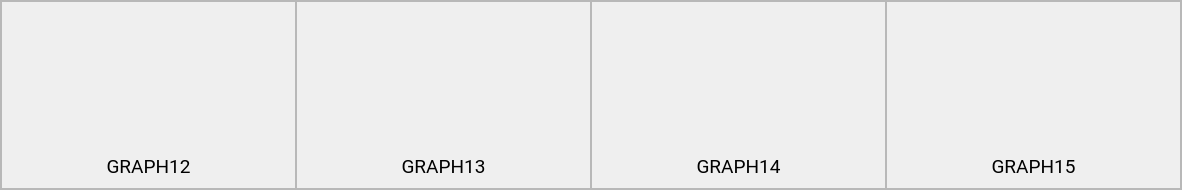
          <widget class="QFrame" name="PlotLv_4">
           <property name="minimumSize">
            <size>
             <width>1182</width>
             <height>190</height>
            </size>
           </property>
           <property name="frameShape">
            <enum>QFrame::StyledPanel</enum>
           </property>
           <property name="frameShadow">
            <enum>QFrame::Raised</enum>
           </property>
           <layout class="QHBoxLayout" name="horizontalLayout_8">
            <property name="spacing">
             <number>0</number>
            </property>
            <property name="leftMargin">
             <number>0</number>
            </property>
            <property name="topMargin">
             <number>0</number>
            </property>
            <property name="rightMargin">
             <number>0</number>
            </property>
            <property name="bottomMargin">
             <number>0</number>
            </property>
            <item>
             <widget class="QFrame" name="Graph_12">
              <property name="frameShape">
               <enum>QFrame::StyledPanel</enum>
              </property>
              <property name="frameShadow">
               <enum>QFrame::Raised</enum>
              </property>
              <layout class="QVBoxLayout" name="verticalLayout_19">
               <property name="spacing">
                <number>0</number>
               </property>
               <property name="leftMargin">
                <number>12</number>
               </property>
               <property name="topMargin">
                <number>12</number>
               </property>
               <property name="rightMargin">
                <number>12</number>
               </property>
               <property name="bottomMargin">
                <number>12</number>
               </property>
               <item>
                <widget class="PlotWidget" name="plot_12" native="true">
                 <property name="minimumSize">
                  <size>
                   <width>0</width>
                   <height>0</height>
                  </size>
                 </property>
                 <property name="styleSheet">
                  <string notr="true">background-color: none;</string>
                 </property>
                </widget>
               </item>
               <item>
                <widget class="QLabel" name="lbgraph_12">
                 <property name="minimumSize">
                  <size>
                   <width>0</width>
                   <height>20</height>
                  </size>
                 </property>
                 <property name="maximumSize">
                  <size>
                   <width>16777215</width>
                   <height>20</height>
                  </size>
                 </property>
                 <property name="font">
                  <font>
                   <family>Roboto</family>
                   <pointsize>14</pointsize>
                   <weight>50</weight>
                   <italic>false</italic>
                   <bold>false</bold>
                  </font>
                 </property>
                 <property name="text">
                  <string>GRAPH12</string>
                 </property>
                 <property name="alignment">
                  <set>Qt::AlignCenter</set>
                 </property>
                </widget>
               </item>
              </layout>
             </widget>
            </item>
            <item>
             <widget class="QFrame" name="Graph_13">
              <property name="frameShape">
               <enum>QFrame::StyledPanel</enum>
              </property>
              <property name="frameShadow">
               <enum>QFrame::Raised</enum>
              </property>
              <layout class="QVBoxLayout" name="verticalLayout_16">
               <property name="spacing">
                <number>0</number>
               </property>
               <property name="leftMargin">
                <number>12</number>
               </property>
               <property name="topMargin">
                <number>12</number>
               </property>
               <property name="rightMargin">
                <number>12</number>
               </property>
               <property name="bottomMargin">
                <number>12</number>
               </property>
               <item>
                <widget class="PlotWidget" name="plot_13" native="true">
                 <property name="minimumSize">
                  <size>
                   <width>0</width>
                   <height>0</height>
                  </size>
                 </property>
                 <property name="styleSheet">
                  <string notr="true">background-color: none;</string>
                 </property>
                </widget>
               </item>
               <item>
                <widget class="QLabel" name="lbgraph_13">
                 <property name="minimumSize">
                  <size>
                   <width>0</width>
                   <height>20</height>
                  </size>
                 </property>
                 <property name="maximumSize">
                  <size>
                   <width>16777215</width>
                   <height>20</height>
                  </size>
                 </property>
                 <property name="font">
                  <font>
                   <family>Roboto</family>
                   <pointsize>14</pointsize>
                   <weight>50</weight>
                   <italic>false</italic>
                   <bold>false</bold>
                  </font>
                 </property>
                 <property name="text">
                  <string>GRAPH13</string>
                 </property>
                 <property name="alignment">
                  <set>Qt::AlignCenter</set>
                 </property>
                </widget>
               </item>
              </layout>
             </widget>
            </item>
            <item>
             <widget class="QFrame" name="Graph_14">
              <property name="frameShape">
               <enum>QFrame::StyledPanel</enum>
              </property>
              <property name="frameShadow">
               <enum>QFrame::Raised</enum>
              </property>
              <layout class="QVBoxLayout" name="verticalLayout_17">
               <property name="spacing">
                <number>0</number>
               </property>
               <property name="leftMargin">
                <number>12</number>
               </property>
               <property name="topMargin">
                <number>12</number>
               </property>
               <property name="rightMargin">
                <number>12</number>
               </property>
               <property name="bottomMargin">
                <number>12</number>
               </property>
               <item>
                <widget class="PlotWidget" name="plot_14" native="true">
                 <property name="minimumSize">
                  <size>
                   <width>0</width>
                   <height>0</height>
                  </size>
                 </property>
                 <property name="styleSheet">
                  <string notr="true">background-color: none;</string>
                 </property>
                </widget>
               </item>
               <item>
                <widget class="QLabel" name="lbgraph_14">
                 <property name="minimumSize">
                  <size>
                   <width>0</width>
                   <height>20</height>
                  </size>
                 </property>
                 <property name="maximumSize">
                  <size>
                   <width>16777215</width>
                   <height>20</height>
                  </size>
                 </property>
                 <property name="font">
                  <font>
                   <family>Roboto</family>
                   <pointsize>14</pointsize>
                   <weight>50</weight>
                   <italic>false</italic>
                   <bold>false</bold>
                  </font>
                 </property>
                 <property name="text">
                  <string>GRAPH14</string>
                 </property>
                 <property name="alignment">
                  <set>Qt::AlignCenter</set>
                 </property>
                </widget>
               </item>
              </layout>
             </widget>
            </item>
            <item>
             <widget class="QFrame" name="Graph_15">
              <property name="frameShape">
               <enum>QFrame::StyledPanel</enum>
              </property>
              <property name="frameShadow">
               <enum>QFrame::Raised</enum>
              </property>
              <layout class="QVBoxLayout" name="verticalLayout_18">
               <property name="spacing">
                <number>0</number>
               </property>
               <property name="leftMargin">
                <number>12</number>
               </property>
               <property name="topMargin">
                <number>12</number>
               </property>
               <property name="rightMargin">
                <number>12</number>
               </property>
               <property name="bottomMargin">
                <number>12</number>
               </property>
               <item>
                <widget class="PlotWidget" name="plot_15" native="true">
                 <property name="minimumSize">
                  <size>
                   <width>0</width>
                   <height>0</height>
                  </size>
                 </property>
                 <property name="styleSheet">
                  <string notr="true">background-color: none;</string>
                 </property>
                </widget>
               </item>
               <item>
                <widget class="QLabel" name="lbgraph_15">
                 <property name="minimumSize">
                  <size>
                   <width>0</width>
                   <height>20</height>
                  </size>
                 </property>
                 <property name="maximumSize">
                  <size>
                   <width>16777215</width>
                   <height>20</height>
                  </size>
                 </property>
                 <property name="font">
                  <font>
                   <family>Roboto</family>
                   <pointsize>14</pointsize>
                   <weight>50</weight>
                   <italic>false</italic>
                   <bold>false</bold>
                  </font>
                 </property>
                 <property name="text">
                  <string>GRAPH15</string>
                 </property>
                 <property name="alignment">
                  <set>Qt::AlignCenter</set>
                 </property>
                </widget>
               </item>
              </layout>
             </widget>
            </item>
           </layout>
          </widget>
